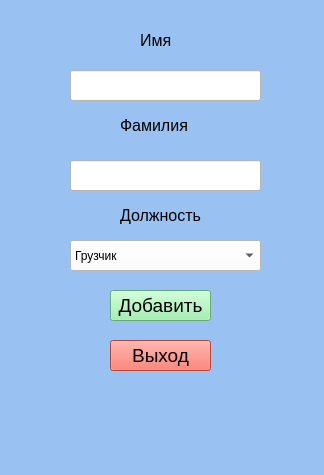
<?xml version="1.0" encoding="UTF-8"?>
<ui version="4.0">
 <class>MainWindow</class>
 <widget class="QMainWindow" name="MainWindow">
  <property name="geometry">
   <rect>
    <x>0</x>
    <y>0</y>
    <width>324</width>
    <height>475</height>
   </rect>
  </property>
  <property name="windowTitle">
   <string>MainWindow</string>
  </property>
  <property name="styleSheet">
   <string notr="true">background-color: rgb(153, 193, 241);</string>
  </property>
  <widget class="QWidget" name="centralwidget">
   <widget class="QLabel" name="label">
    <property name="geometry">
     <rect>
      <x>140</x>
      <y>30</y>
      <width>51</width>
      <height>21</height>
     </rect>
    </property>
    <property name="font">
     <font>
      <pointsize>12</pointsize>
     </font>
    </property>
    <property name="text">
     <string>Имя</string>
    </property>
   </widget>
   <widget class="QLineEdit" name="lineEdit_name">
    <property name="geometry">
     <rect>
      <x>70</x>
      <y>70</y>
      <width>191</width>
      <height>31</height>
     </rect>
    </property>
    <property name="styleSheet">
     <string notr="true">background-color: rgb(255, 255, 255);</string>
    </property>
   </widget>
   <widget class="QLabel" name="label_2">
    <property name="geometry">
     <rect>
      <x>120</x>
      <y>200</y>
      <width>91</width>
      <height>31</height>
     </rect>
    </property>
    <property name="font">
     <font>
      <pointsize>12</pointsize>
     </font>
    </property>
    <property name="text">
     <string>Должность</string>
    </property>
   </widget>
   <widget class="QLabel" name="label_4">
    <property name="geometry">
     <rect>
      <x>120</x>
      <y>110</y>
      <width>91</width>
      <height>31</height>
     </rect>
    </property>
    <property name="font">
     <font>
      <pointsize>12</pointsize>
     </font>
    </property>
    <property name="text">
     <string>Фамилия </string>
    </property>
   </widget>
   <widget class="QLineEdit" name="lineEdit_klad">
    <property name="geometry">
     <rect>
      <x>70</x>
      <y>160</y>
      <width>191</width>
      <height>31</height>
     </rect>
    </property>
    <property name="styleSheet">
     <string notr="true">background-color: rgb(255, 255, 255);</string>
    </property>
   </widget>
   <widget class="QPushButton" name="pushButton_tovar">
    <property name="geometry">
     <rect>
      <x>110</x>
      <y>290</y>
      <width>101</width>
      <height>31</height>
     </rect>
    </property>
    <property name="font">
     <font>
      <pointsize>14</pointsize>
     </font>
    </property>
    <property name="styleSheet">
     <string notr="true">background-color: rgb(143, 240, 164);</string>
    </property>
    <property name="text">
     <string>Добавить</string>
    </property>
   </widget>
   <widget class="QPushButton" name="pushButton_exit">
    <property name="geometry">
     <rect>
      <x>110</x>
      <y>340</y>
      <width>101</width>
      <height>31</height>
     </rect>
    </property>
    <property name="font">
     <font>
      <pointsize>14</pointsize>
     </font>
    </property>
    <property name="styleSheet">
     <string notr="true">background-color: rgb(246, 97, 81);</string>
    </property>
    <property name="text">
     <string>Выход</string>
    </property>
   </widget>
   <widget class="QComboBox" name="comboBox">
    <property name="geometry">
     <rect>
      <x>70</x>
      <y>240</y>
      <width>191</width>
      <height>31</height>
     </rect>
    </property>
    <property name="styleSheet">
     <string notr="true">background-color: rgb(255, 255, 255);</string>
    </property>
    <item>
     <property name="text">
      <string>Грузчик</string>
     </property>
    </item>
    <item>
     <property name="text">
      <string>Кладовщик</string>
     </property>
    </item>
    <item>
     <property name="text">
      <string>Водитель погрузчика</string>
     </property>
    </item>
    <item>
     <property name="text">
      <string>Разнорабочий</string>
     </property>
    </item>
    <item>
     <property name="text">
      <string>Уборщик</string>
     </property>
    </item>
   </widget>
  </widget>
  <widget class="QMenuBar" name="menubar">
   <property name="geometry">
    <rect>
     <x>0</x>
     <y>0</y>
     <width>324</width>
     <height>23</height>
    </rect>
   </property>
  </widget>
  <widget class="QStatusBar" name="statusbar"/>
 </widget>
 <resources/>
 <connections/>
</ui>
